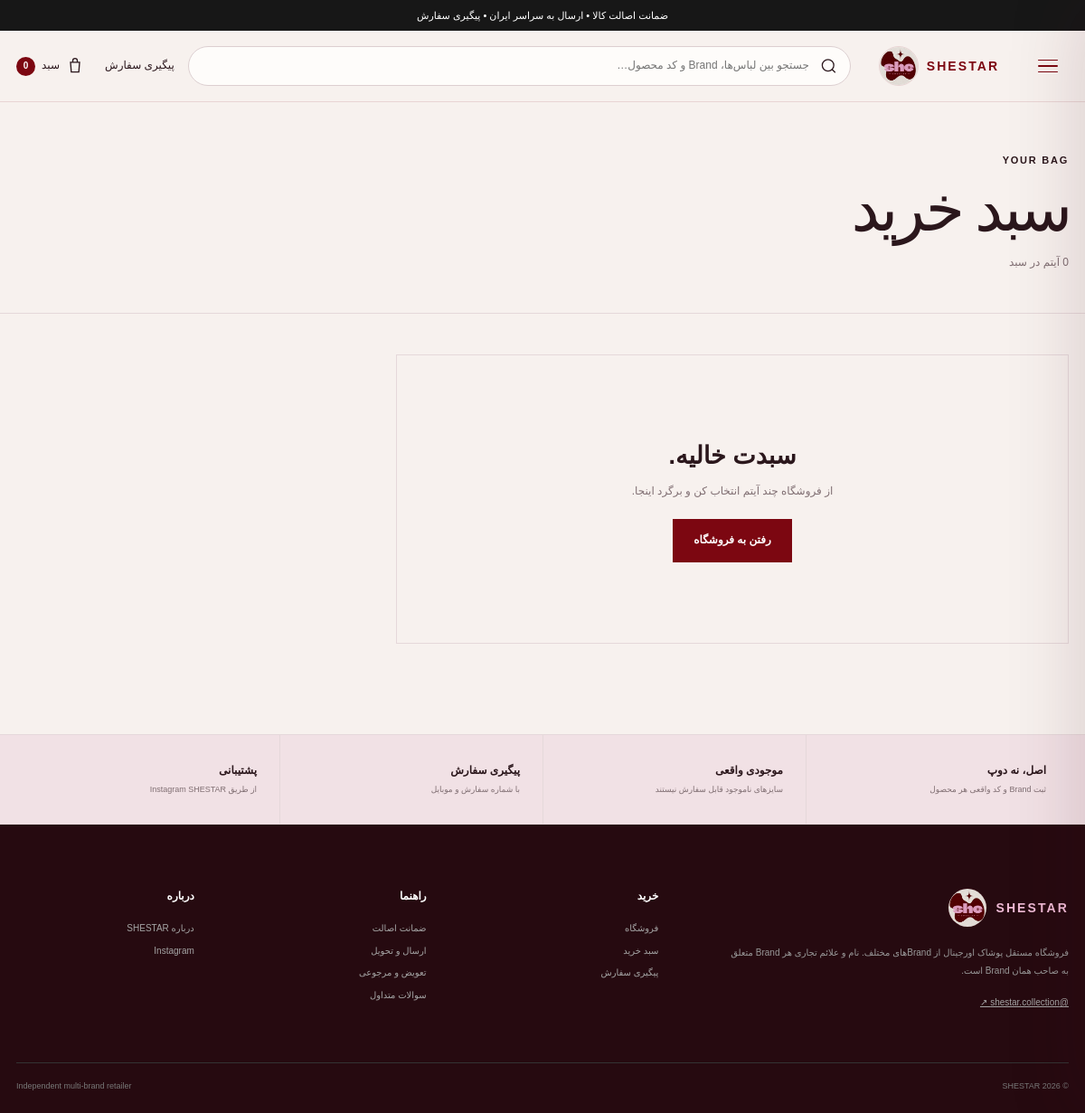
Page /cart/ on the committed database.
### shop/models.py (models this page shows, shortened)
class HomePageContent(models.Model):
    announcement_text = models.CharField("نوار بالای سایت", max_length=180, default="ضمانت اصالت کالا • ارسال به سراسر ایران • پیگیری سفارش")
    hero_kicker = models.CharField("تیتر کوچک Hero", max_length=160, default="SHESTAR COLLECTION · ORIGINAL BRAND FASHION")
    hero_title = models.CharField("عنوان اصلی Hero", max_length=220, default="استایل‌هایی که دلت می‌خواد بپوشی.")
    hero_text = models.TextField("متن Hero", default="انتخاب آیتم‌های اورجینال از Brandهای مختلف؛ با سایز و موجودی واقعی، قیمت شفاف و امکان ثبت و پیگیری سفارش از خود سایت.")
    hero_primary_button = models.CharField("متن دکمه اصلی Hero", max_length=80, default="شروع خرید")
    hero_secondary_button = models.CharField("متن دکمه دوم Hero", max_length=80, default="Instagram ↗")
    promise_1_title = models.CharField("مزیت ۱ - عنوان", max_length=80, default="اورجینال")
    promise_1_text = models.CharField("مزیت ۱ - توضیح", max_length=140, default="بدون فیک و Dupe")
    promise_2_title = models.CharField("مزیت ۲ - عنوان", max_length=80, default="شفاف")
    promise_2_text = models.CharField("مزیت ۲ - توضیح", max_length=140, default="قیمت، سایز و موجودی واقعی")
    promise_3_title = models.CharField("مزیت ۳ - عنوان", max_length=80, default="قابل پیگیری")
    promise_3_text = models.CharField("مزیت ۳ - توضیح", max_length=140, default="از ثبت تا ارسال")
    category_kicker = models.CharField("دسته‌بندی - تیتر کوچک", max_length=100, default="SHOP BY CATEGORY")
    category_title = models.CharField("دسته‌بندی - عنوان", max_length=100, default="دسته‌بندی‌ها")
    new_kicker = models.CharField("جدیدها - تیتر کوچک", max_length=100, default="JUST IN")
    new_title = models.CharField("جدیدها - عنوان", max_length=100, default="جدیدها")
    lookbook_kicker = models.CharField("Lookbook - تیتر کوچک", max_length=100, default="THE SHESTAR EDIT")
    lookbook_title = models.CharField("Lookbook - عنوان", max_length=180, default="از Instagram تا سبد خرید.")
    lookbook_text = models.TextField("Lookbook - متن", default="عکس‌های واقعی استایل و محصول می‌توانند کنار عکس رسمی Brand روی صفحه محصول قرار بگیرند تا مشتری دقیق‌تر انتخاب کند.")
    lookbook_button = models.CharField("Lookbook - متن دکمه", max_length=80, default="دیدن Instagram")
    brands_kicker = models.CharField("Brandها - تیتر کوچک", max_length=100, default="MULTI-BRAND")
    brands_title = models.CharField("Brandها - عنوان", max_length=100, default="Brandها")
    brands_disclaimer = models.TextField("متن زیر Brandها", default="SHESTAR یک فروشگاه مستقل Multi-brand است و نمایش نام Brand به معنی نمایندگی رسمی آن Brand نیست.")
    why_kicker = models.CharField("Why SHESTAR - تیتر کوچک", max_length=100, default="WHY SHESTAR")
    why_title = models.CharField("Why SHESTAR - عنوان", max_length=180, default="اصل بودن فقط یک جمله نیست.")
    instagram_handle = models.CharField("Instagram handle", max_length=80, default="@SHESTAR.COLLECTION")
    instagram_title = models.CharField("Instagram banner - عنوان", max_length=180, default="Dropهای جدید را از دست نده.")
    footer_about = models.TextField("متن معرفی Footer", default="فروشگاه مستقل پوشاک اورجینال از Brandهای مختلف. نام و علائم تجاری هر Brand متعلق به صاحب همان Brand است.")
    footer_shop_heading = models.CharField("عنوان ستون خرید Footer", max_length=60, default="خرید")
    footer_help_heading = models.CharField("عنوان ستون راهنما Footer", max_length=60, default="راهنما")
    footer_about_heading = models.CharField("عنوان ستون درباره Footer", max_length=60, default="درباره")
    footer_bottom_text = models.CharField("متن پایین Footer", max_length=160, default="Independent multi-brand retailer")
    meta_title = models.CharField("SEO - عنوان صفحه اصلی", max_length=180, default="SHESTAR | Original Brand Fashion")
    meta_description = models.CharField("SEO - توضیحات صفحه اصلی", max_length=300, default="فروش آنلاین پوشاک اورجینال برندهای مختلف با نمایش موجودی، سایز، ثبت سفارش و پیگیری سفارش.")
    updated_at = models.DateTimeField("آخرین ویرایش", auto_now=True)
    class Meta:
        verbose_name = "محتوای صفحه اصلی"
        verbose_name_plural = "محتوای صفحه اصلی"
    @classmethod
    def load(cls):
        obj, _ = cls.objects.get_or_create(pk=1)
        return obj

### shop/views.py (the view)
# urls.py: path("cart/", views.cart_page, name="cart_page"),
def cart_page(request):
    return render(request, "shop/cart.html", {"cart": cart_snapshot(request)})

### shop/cart.py (called while the page is built, shortened)
def money(value):
    return f"{int(value):,} تومان"

def get_cart(request):
    return request.session.get(CART_SESSION_KEY, {})

def cart_snapshot(request):
    cart = get_cart(request)
    if not cart:
        return {
            "items": [], "count": 0, "subtotal": 0, "discount": 0, "total_after_discount": 0,
            "subtotal_display": money(0), "discount_display": money(0), "total_after_discount_display": money(0),
            "coupon": None, "can_checkout": False,
        }

### shop/context_processors.py (called while the page is built)
def storefront(request):
    snapshot = cart_snapshot(request)
    return {
        "global_cart_count": snapshot["count"],
        "site_settings": SiteSetting.load(),
        "home_content": HomePageContent.load(),
        "categories": Product.CATEGORY_CHOICES,
    }

### shop/models.py (called while the page is built)
    @classmethod
    def load(cls):
        obj, _ = cls.objects.get_or_create(pk=1)
        return obj

### shop/templates/shop/cart.html (shortened to what this page needs)
{% extends 'shop/base.html' %}
{% block content %}
<section class="page-hero compact"><div class="container"><span class="kicker">YOUR BAG</span><h1>سبد خرید</h1><p>{{ cart.count }} آیتم در سبد</p></div></section>
<div class="container cart-layout">
  <section class="cart-items-section">
    {% if cart.items %}
      {% for item in cart.items %}<article class="cart-item">
        <a class="cart-item-image" href="{{ item.product_url }}">{% if item.image %}<img src="{{ item.image }}" alt="{{ item.title }}">{% else %}<div class="product-placeholder">SHESTAR</div>{% endif %}</a>
        <div class="cart-item-info"><span class="card-brand">{{ item.brand }}</span><a href="{{ item.product_url }}" class="cart-title">{{ item.title }}</a><p>سایز: <b>{{ item.size }}</b></p><p>{{ item.unit_price_display }}</p></div>
        <form class="qty-form" method="post" action="{% url 'shop:cart_update' %}">{% csrf_token %}<input type="hidden" name="variant_id" value="{{ item.variant_id }}"><label>تعداد<input type="number" name="quantity" value="{{ item.quantity }}" min="0" max="{{ item.stock }}"></label><button>بروزرسانی</button></form>
        <div class="cart-line-total"><b>{{ item.line_total_display }}</b><form method="post" action="{% url 'shop:cart_remove' %}">{% csrf_token %}<input type="hidden" name="variant_id" value="{{ item.variant_id }}"><button class="remove-link">حذف</button></form></div>
      </article>{% endfor %}
    {% else %}
      <div class="empty-state"><h3>سبدت خالیه.</h3><p>از فروشگاه چند آیتم انتخاب کن و برگرد اینجا.</p><a class="btn btn-dark" href="{% url 'shop:shop_list' %}">رفتن به فروشگاه</a></div>
    {% endif %}
  </section>
</div>
{% endblock %}

### shop/templates/shop/base.html (shortened to what this page needs)
{% load static %}
<!doctype html>
<html lang="fa" dir="rtl">
<head>
  <link rel="stylesheet" href="{% static 'shop/css/site.css' %}">
</head>
<body>
  <div class="topbar">
    <div class="container topbar-inner"><span>{{ home_content.announcement_text }}</span></div>
  </div>
  <header class="header">
    <div class="container header-main">
      <div class="header-actions">
        <a class="header-link desktop-only" href="{% url 'shop:track_order' %}">پیگیری سفارش</a>
        <a class="cart-link" href="{% url 'shop:cart_page' %}" aria-label="سبد خرید">
          <svg viewBox="0 0 24 24" aria-hidden="true"><path d="M6 7h12l-1 13H7L6 7Zm3 0V5a3 3 0 0 1 6 0v2"/></svg>
          <span>سبد</span><b data-cart-count>{{ global_cart_count }}</b>
        </a>
      </div>
      <form class="header-search" action="{% url 'shop:shop_list' %}" method="get" role="search">
        <svg viewBox="0 0 24 24" aria-hidden="true"><path d="m21 21-4.35-4.35m2.35-5.65a8 8 0 1 1-16 0 8 8 0 0 1 16 0Z"/></svg>
        <input name="q" value="{{ request.GET.q }}" placeholder="جستجو بین لباس‌ها، Brand و کد محصول…" autocomplete="off">
      </form>
      <a class="logo logo-with-image" href="{% url 'shop:home' %}" aria-label="SHESTAR home">
        <img src="{% static 'shop/images/shestar-logo.webp' %}" alt="SHESTAR">
        <span class="logo-word">SHESTAR</span>
      </a>
      <button class="site-menu-btn" type="button" data-menu-open aria-label="باز کردن منوی دسته‌بندی" aria-controls="site-drawer" aria-expanded="false">
        <span></span><span></span><span></span>
      </button>
    </div>
  </header>
  <main>{% block content %}{% endblock %}</main>
  <section class="service-band">
    <div class="container service-grid">
      <div><b>اصل، نه دوپ</b><span>ثبت Brand و کد واقعی هر محصول</span></div>
      <div><b>موجودی واقعی</b><span>سایزهای ناموجود قابل سفارش نیستند</span></div>
      <div><b>پیگیری سفارش</b><span>با شماره سفارش و موبایل</span></div>
      <div><b>پشتیبانی</b><span>{% if site_settings.support_phone %}{{ site_settings.support_phone }}{% else %}از طریق Instagram SHESTAR{% endif %}</span></div>
    </div>
  </section>
  <footer class="footer">
    <div class="container footer-grid">
      <div class="footer-brand">
        <a class="logo logo-with-image" href="{% url 'shop:home' %}"><img src="{% static 'shop/images/shestar-logo.webp' %}" alt="SHESTAR"><span class="logo-word">SHESTAR</span></a>
        <p>{{ home_content.footer_about }}</p>
        <a class="instagram-link" href="{{ site_settings.instagram_url }}" target="_blank" rel="noopener">@shestar.collection ↗</a>
      </div>
      <div><h3>{{ home_content.footer_shop_heading }}</h3><a href="{% url 'shop:shop_list' %}">فروشگاه</a><a href="{% url 'shop:cart_page' %}">سبد خرید</a><a href="{% url 'shop:track_order' %}">پیگیری سفارش</a></div>
      <div><h3>{{ home_content.footer_help_heading }}</h3><a href="{% url 'shop:info_page' 'authenticity' %}">ضمانت اصالت</a><a href="{% url 'shop:info_page' 'shipping' %}">ارسال و تحویل</a><a href="{% url 'shop:info_page' 'returns' %}">تعویض و مرجوعی</a><a href="{% url 'shop:info_page' 'faq' %}">سوالات متداول</a></div>
      <div><h3>{{ home_content.footer_about_heading }}</h3><a href="{% url 'shop:info_page' 'about' %}">درباره SHESTAR</a><a href="{{ site_settings.instagram_url }}" target="_blank" rel="noopener">Instagram</a></div>
    </div>
    <div class="container footer-bottom"><span>© {% now "Y" %} SHESTAR</span><span>{{ home_content.footer_bottom_text }}</span></div>
  </footer>
</body>
</html>

### rows in the picture
HomePageContent: announcement_text "ضمانت اصالت کالا • ارسال به سراسر ایران • پیگیری سفارش", footer_about "فروشگاه مستقل پوشاک اورجینال از Brandهای مختلف. نام و علائم تجاری هر Brand متعلق به صاحب همان Brand است.", footer_shop_heading "خرید", footer_help_heading "راهنما", footer_about_heading "درباره", footer_bottom_text "Independent multi-brand retailer"

### other values in the picture
{{ global_cart_count }} "0"
{{ cart.count }} "0"
